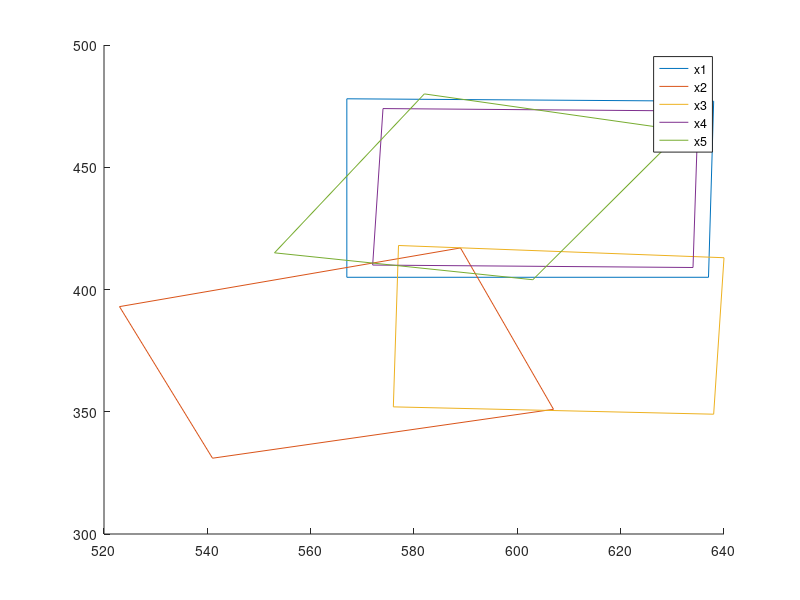
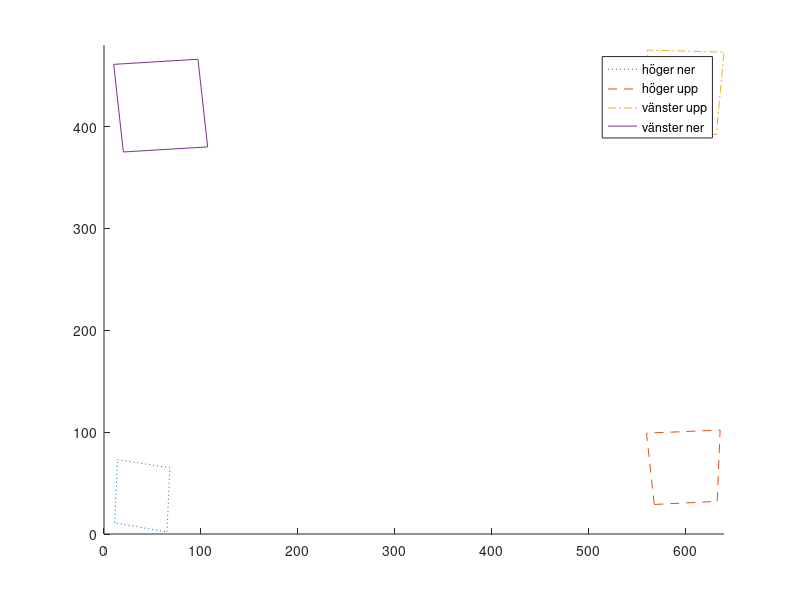
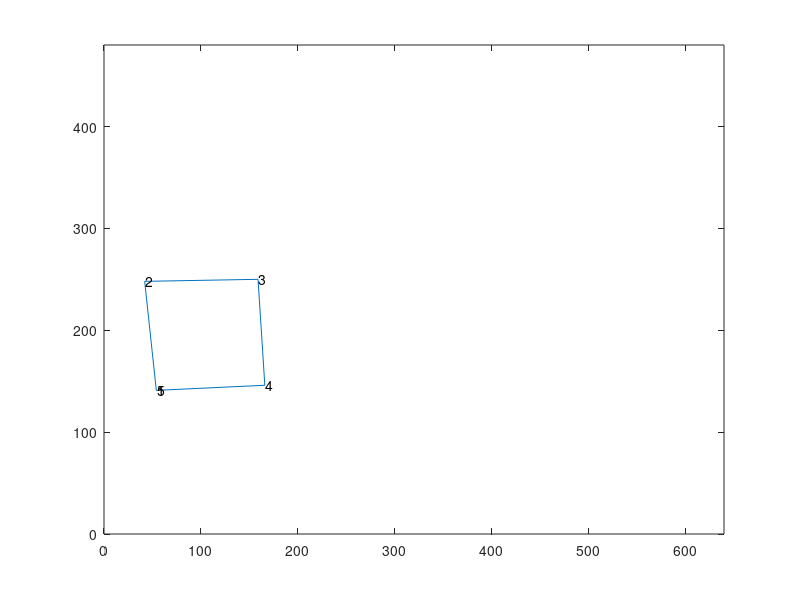

These charts were generated, in order, by the following MATLAB code:
%%
x1 = [567, 567, 638, 637, 567];
y1 = [405, 478, 477, 405, 405];

x2 = [541, 523, 589, 607, 541];
y2 = [331, 393, 417, 351, 331];

x3 = [576, 577, 640, 638, 576];
y3 = [352, 418, 413, 349, 352];

x4 = [572, 574, 635, 634, 572];
y4 = [410, 474, 473, 409, 410];

x5 = [553, 582, 632, 603, 553];
y5 = [415, 480, 465, 404, 415];

figure(1)
hold on
plot(x1, y1)
plot(x2, y2)
plot(x3, y3)
plot(x4, y4)
plot(x5, y5)
legend('x1','x2','x3','x4','x5')

%%
a1 = [11, 14, 68, 65, 11];
b1 = [11, 73, 65, 2, 11];

a2 = [568, 560, 636, 633, 568];
b2 = [29, 99, 102, 32, 29];

a3 = [554, 561, 640, 632, 554];
b3 = [395, 475, 473, 392, 395];

a4 = [20, 10, 97, 107, 20];
b4 = [375, 461, 466, 380, 375];

figure(2)
clf;
hold on
plot(a1, b1, ':')
plot(a2, b2, '--')
plot(a3, b3, '-.')
plot(a4, b4)
legend('höger ner', 'höger upp', 'vänster upp', 'vänster ner')
hold off
xlim([0 640])
ylim([0 480])

%% final
x1 = [564, 564, 632, 633, 564];
y1 = [371, 467, 461, 372, 371];

x2 = [550, 554, 636, 631, 550];
y2 = [0, 77, 76, 0, 0];

x3 = [1, 21, 122, 109];%, 1];
y3 = [37, 134, 133, 37];%, 37];

x4 = [28, 30, 153, 156, 28];
y4 = [333, 448, 437, 328, 333];

y1 = abs(y1 - 480);
y2 = abs(y2 - 480);
y4 = abs(y4 - 480);
y3 = abs(y3 - 480);

figure(3)
clf;
hold on
plot(x1,y1,':')
plot(x2,y2,'--')
plot(x3,y3,'-.')
plot(x4,y4)
xlim([0 640])
ylim([0 480])
text(x1+1, y1, num2str((1:numel(y1))'))
text(x2+1, y2, num2str((1:numel(y2))'))
text(x3+1, y3, num2str((1:numel(y3))'))
text(x4+1, y4, num2str((1:numel(y4))'))
title('View in the cameras perspective')
legend('left-down', 'left-up', 'right-up', 'right-down')
hold off

%%
dx = [x3(2)-x3(1), x3(3)-x3(2), x3(4)-x3(3), x3(1)-x3(4)];
dy = [y3(2)-y3(1), y3(3)-y3(2), y3(4)-y3(3), y3(1)-y3(4)];

xh = x3 + dx/2;
yh = y3 + dy/2;

figure(3)
hold on
plot(xh, yh, 'vr')
text(xh+10, yh, num2str((1:numel(yh))'))
hold off

%% 
xvekt = [xh(3)-xh(1), xh(2)-xh(4), 0];
yvekt = [yh(3)-yh(1), yh(2)-yh(4), 0];

%% 
x = [54, 42, 159, 166, 54];
y = [141, 248, 250, 146, 141];

clf;
plot(x,y)
xlim([0 640])
ylim([0 480])

text(x+1, y, num2str((1:numel(y))'))
polyarea(x,y)

